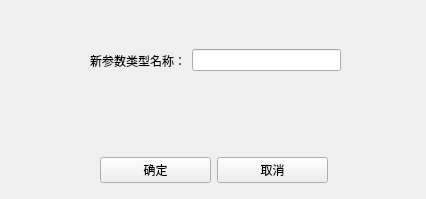
<?xml version="1.0" encoding="UTF-8"?>
<ui version="4.0">
 <class>AddSettingWindow</class>
 <widget class="QWidget" name="AddSettingWindow">
  <property name="geometry">
   <rect>
    <x>0</x>
    <y>0</y>
    <width>426</width>
    <height>199</height>
   </rect>
  </property>
  <property name="windowTitle">
   <string>添加新参数名称界面</string>
  </property>
  <widget class="QWidget" name="horizontalLayoutWidget">
   <property name="geometry">
    <rect>
     <x>100</x>
     <y>150</y>
     <width>228</width>
     <height>41</height>
    </rect>
   </property>
   <layout class="QHBoxLayout" name="horizontalLayout">
    <item>
     <widget class="QPushButton" name="pushButtonConfirm">
      <property name="text">
       <string>确定</string>
      </property>
     </widget>
    </item>
    <item>
     <widget class="QPushButton" name="pushButtonCancel">
      <property name="text">
       <string>取消</string>
      </property>
     </widget>
    </item>
   </layout>
  </widget>
  <widget class="QWidget" name="horizontalLayoutWidget_2">
   <property name="geometry">
    <rect>
     <x>90</x>
     <y>40</y>
     <width>251</width>
     <height>41</height>
    </rect>
   </property>
   <layout class="QHBoxLayout" name="horizontalLayout_2">
    <item>
     <widget class="QLabel" name="label_1">
      <property name="text">
       <string>新参数类型名称：</string>
      </property>
     </widget>
    </item>
    <item>
     <widget class="QLineEdit" name="lineEditName"/>
    </item>
   </layout>
  </widget>
 </widget>
 <resources/>
 <connections/>
</ui>
